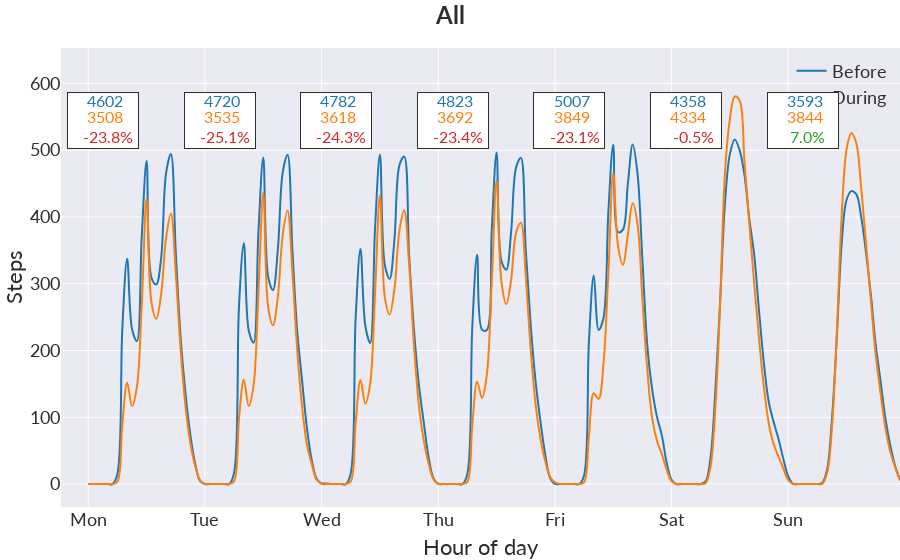
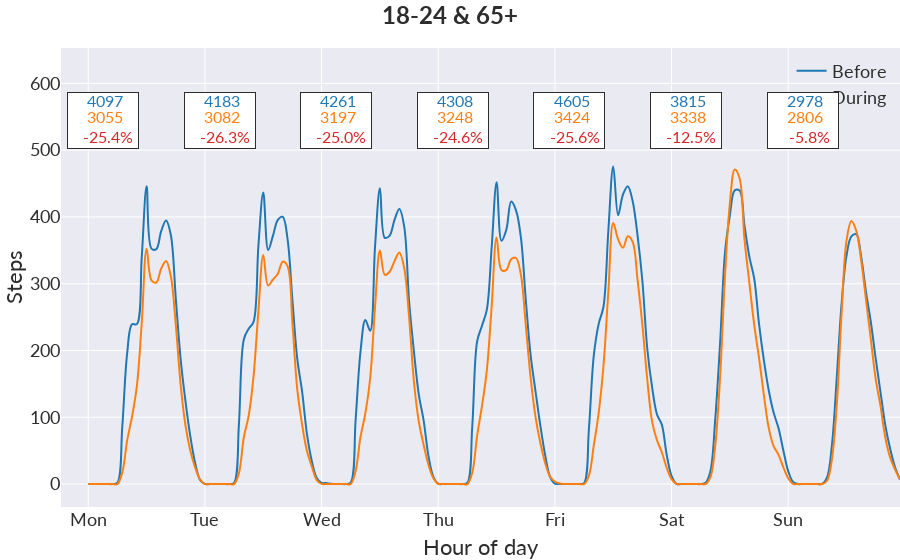
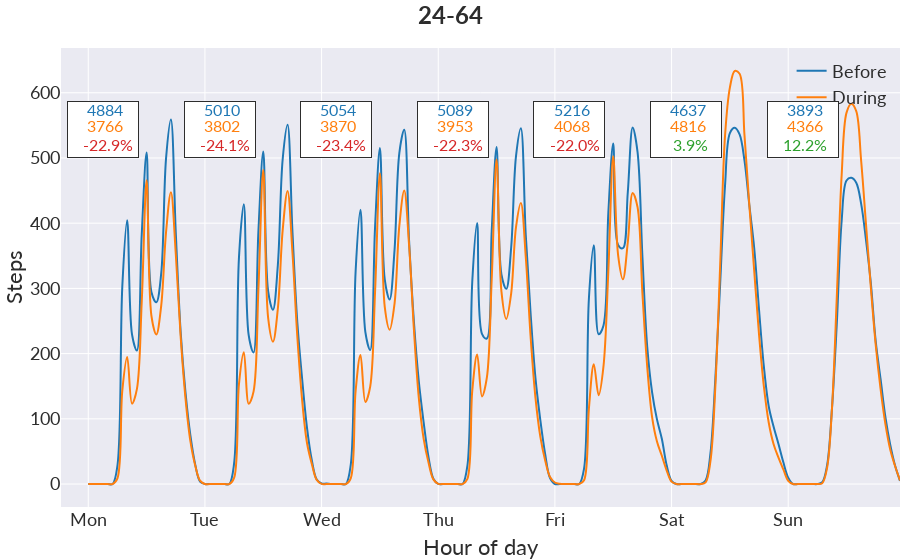

The notebook cell these images were saved under, in order:
### Code cell
# users = df[df['work_age'] == True]
show_plot(df, 'All')
show_plot(df[df['work_age'] == False], '18-24 & 65+')
show_plot(df[df['work_age'] == True], '24-64')

### Figure 1 — Plotly figure (JSON) as saved in the notebook; plotly's stock layout.template omitted (floating-point values rounded to 4 significant figures; data arrays with more than 128 entries replaced by an {"elided": "..."} marker saying what was removed)
{"data": [{"hovertemplate": "period=Before<br>hour=%{x}<br>value=%{y}<extra></extra>", "legendgroup": "Before", "line": {"color": "#1F77B4", "dash": "solid", "shape": "spline"}, "marker": {"symbol": "circle"}, "mode": "lines", "name": "Before", "orientation": "v", "showlegend": true, "type": "scatter", "x": {"elided": "168 int values"}, "xaxis": "x", "y": {"elided": "168 float values"}, "yaxis": "y"}, {"hovertemplate": "period=During<br>hour=%{x}<br>value=%{y}<extra></extra>", "legendgroup": "During", "line": {"color": "#FF7F0E", "dash": "solid", "shape": "spline"}, "marker": {"symbol": "circle"}, "mode": "lines", "name": "During", "orientation": "v", "showlegend": true, "type": "scatter", "x": {"elided": "168 int values"}, "xaxis": "x", "y": {"elided": "168 float values"}, "yaxis": "y"}], "layout": {"annotations": [{"align": "left", "bgcolor": "white", "bordercolor": "#2D2D2D", "borderpad": 5, "borderwidth": 1, "height": 45, "showarrow": false, "text": "", "width": 60, "x": 3, "y": 544}, {"font": {"color": "#2D2D2D", "size": 18}, "showarrow": false, "text": "", "x": 2, "y": 650}, {"font": {"color": "#1F77B4", "size": 16}, "showarrow": false, "text": "      4602", "x": 1, "y": 575}, {"font": {"color": "#FF7F0E", "size": 16}, "showarrow": false, "text": "      3508", "x": 1, "y": 550}, {"font": {"color": "#D62728", "size": 16}, "showarrow": false, "text": "     -23.8%", "x": 2, "y": 520}, {"align": "left", "bgcolor": "white", "bordercolor": "#2D2D2D", "borderpad": 5, "borderwidth": 1, "height": 45, "showarrow": false, "text": "", "width": 60, "x": 27, "y": 544}, {"font": {"color": "#2D2D2D", "size": 18}, "showarrow": false, "text": "", "x": 26, "y": 650}, {"font": {"color": "#1F77B4", "size": 16}, "showarrow": false, "text": "      4720", "x": 25, "y": 575}, {"font": {"color": "#FF7F0E", "size": 16}, "showarrow": false, "text": "      3535", "x": 25, "y": 550}, {"font": {"color": "#D62728", "size": 16}, "showarrow": false, "text": "     -25.1%", "x": 26, "y": 520}, {"align": "left", "bgcolor": "white", "bordercolor": "#2D2D2D", "borderpad": 5, "borderwidth": 1, "height": 45, "showarrow": false, "text": "", "width": 60, "x": 51, "y": 544}, {"font": {"color": "#2D2D2D", "size": 18}, "showarrow": false, "text": "", "x": 50, "y": 650}, {"font": {"color": "#1F77B4", "size": 16}, "showarrow": false, "text": "      4782", "x": 49, "y": 575}, {"font": {"color": "#FF7F0E", "size": 16}, "showarrow": false, "text": "      3618", "x": 49, "y": 550}, {"font": {"color": "#D62728", "size": 16}, "showarrow": false, "text": "     -24.3%", "x": 50, "y": 520}, {"align": "left", "bgcolor": "white", "bordercolor": "#2D2D2D", "borderpad": 5, "borderwidth": 1, "height": 45, "showarrow": false, "text": "", "width": 60, "x": 75, "y": 544}, {"font": {"color": "#2D2D2D", "size": 18}, "showarrow": false, "text": "", "x": 74, "y": 650}, {"font": {"color": "#1F77B4", "size": 16}, "showarrow": false, "text": "      4823", "x": 73, "y": 575}, {"font": {"color": "#FF7F0E", "size": 16}, "showarrow": false, "text": "      3692", "x": 73, "y": 550}, {"font": {"color": "#D62728", "size": 16}, "showarrow": false, "text": "     -23.4%", "x": 74, "y": 520}, {"align": "left", "bgcolor": "white", "bordercolor": "#2D2D2D", "borderpad": 5, "borderwidth": 1, "height": 45, "showarrow": false, "text": "", "width": 60, "x": 99, "y": 544}, {"font": {"color": "#2D2D2D", "size": 18}, "showarrow": false, "text": "", "x": 98, "y": 650}, {"font": {"color": "#1F77B4", "size": 16}, "showarrow": false, "text": "      5007", "x": 97, "y": 575}, {"font": {"color": "#FF7F0E", "size": 16}, "showarrow": false, "text": "      3849", "x": 97, "y": 550}, {"font": {"color": "#D62728", "size": 16}, "showarrow": false, "text": "     -23.1%", "x": 98, "y": 520}, {"align": "left", "bgcolor": "white", "bordercolor": "#2D2D2D", "borderpad": 5, "borderwidth": 1, "height": 45, "showarrow": false, "text": "", "width": 60, "x": 123, "y": 544}, {"font": {"color": "#2D2D2D", "size": 18}, "showarrow": false, "text": "", "x": 122, "y": 650}, {"font": {"color": "#1F77B4", "size": 16}, "showarrow": false, "text": "      4358", "x": 121, "y": 575}, {"font": {"color": "#FF7F0E", "size": 16}, "showarrow": false, "text": "      4334", "x": 121, "y": 550}, {"font": {"color": "#D62728", "size": 16}, "showarrow": false, "text": "      -0.5%", "x": 122, "y": 520}, {"align": "left", "bgcolor": "white", "bordercolor": "#2D2D2D", "borderpad": 5, "borderwidth": 1, "height": 45, "showarrow": false, "text": "", "width": 60, "x": 147, "y": 544}, {"font": {"color": "#2D2D2D", "size": 18}, "showarrow": false, "text": "", "x": 146, "y": 650}, {"font": {"color": "#1F77B4", "size": 16}, "showarrow": false, "text": "      3593", "x": 145, "y": 575}, {"font": {"color": "#FF7F0E", "size": 16}, "showarrow": false, "text": "      3844", "x": 145, "y": 550}, {"font": {"color": "#2CA02C", "size": 16}, "showarrow": false, "text": "       7.0%", "x": 145, "y": 520}], "autosize": true, "font": {"color": "#2D2D2D", "family": "Lato, sans-serif", "size": 18}, "legend": {"bgcolor": "rgba(255,255,255, 0.0)", "title": {}, "tracegroupgap": 0, "x": 0.99, "xanchor": "right", "y": 0.99, "yanchor": "top"}, "margin": {"b": 32, "l": 0, "r": 0, "t": 48}, "title": {"font": {"size": 24}, "text": "<b>All</b>"}, "xaxis": {"anchor": "y", "autorange": true, "domain": [0, 1], "range": [-1.843, 167], "tickfont": {"size": 18}, "tickformat": "%b %Y", "ticktext": ["Mon", "Tue", "Wed", "Thu", "Fri", "Sat", "Sun"], "tickvals": [0, 24, 48, 72, 96, 120, 144], "title": {"text": "Hour of day"}, "type": "linear"}, "yaxis": {"anchor": "x", "autorange": true, "domain": [0, 1], "range": [-34.39, 653.4], "tickfont": {"size": 18}, "title": {"text": "Steps"}, "type": "linear"}}}

### Figure 2 — Plotly figure (JSON) as saved in the notebook; plotly's stock layout.template omitted (floating-point values rounded to 4 significant figures; data arrays with more than 128 entries replaced by an {"elided": "..."} marker saying what was removed)
{"data": [{"hovertemplate": "period=Before<br>hour=%{x}<br>value=%{y}<extra></extra>", "legendgroup": "Before", "line": {"color": "#1F77B4", "dash": "solid", "shape": "spline"}, "marker": {"symbol": "circle"}, "mode": "lines", "name": "Before", "orientation": "v", "showlegend": true, "type": "scatter", "x": {"elided": "168 int values"}, "xaxis": "x", "y": {"elided": "168 float values"}, "yaxis": "y"}, {"hovertemplate": "period=During<br>hour=%{x}<br>value=%{y}<extra></extra>", "legendgroup": "During", "line": {"color": "#FF7F0E", "dash": "solid", "shape": "spline"}, "marker": {"symbol": "circle"}, "mode": "lines", "name": "During", "orientation": "v", "showlegend": true, "type": "scatter", "x": {"elided": "168 int values"}, "xaxis": "x", "y": {"elided": "168 float values"}, "yaxis": "y"}], "layout": {"annotations": [{"align": "left", "bgcolor": "white", "bordercolor": "#2D2D2D", "borderpad": 5, "borderwidth": 1, "height": 45, "showarrow": false, "text": "", "width": 60, "x": 3, "y": 544}, {"font": {"color": "#2D2D2D", "size": 18}, "showarrow": false, "text": "", "x": 2, "y": 650}, {"font": {"color": "#1F77B4", "size": 16}, "showarrow": false, "text": "      4097", "x": 1, "y": 575}, {"font": {"color": "#FF7F0E", "size": 16}, "showarrow": false, "text": "      3055", "x": 1, "y": 550}, {"font": {"color": "#D62728", "size": 16}, "showarrow": false, "text": "     -25.4%", "x": 2, "y": 520}, {"align": "left", "bgcolor": "white", "bordercolor": "#2D2D2D", "borderpad": 5, "borderwidth": 1, "height": 45, "showarrow": false, "text": "", "width": 60, "x": 27, "y": 544}, {"font": {"color": "#2D2D2D", "size": 18}, "showarrow": false, "text": "", "x": 26, "y": 650}, {"font": {"color": "#1F77B4", "size": 16}, "showarrow": false, "text": "      4183", "x": 25, "y": 575}, {"font": {"color": "#FF7F0E", "size": 16}, "showarrow": false, "text": "      3082", "x": 25, "y": 550}, {"font": {"color": "#D62728", "size": 16}, "showarrow": false, "text": "     -26.3%", "x": 26, "y": 520}, {"align": "left", "bgcolor": "white", "bordercolor": "#2D2D2D", "borderpad": 5, "borderwidth": 1, "height": 45, "showarrow": false, "text": "", "width": 60, "x": 51, "y": 544}, {"font": {"color": "#2D2D2D", "size": 18}, "showarrow": false, "text": "", "x": 50, "y": 650}, {"font": {"color": "#1F77B4", "size": 16}, "showarrow": false, "text": "      4261", "x": 49, "y": 575}, {"font": {"color": "#FF7F0E", "size": 16}, "showarrow": false, "text": "      3197", "x": 49, "y": 550}, {"font": {"color": "#D62728", "size": 16}, "showarrow": false, "text": "     -25.0%", "x": 50, "y": 520}, {"align": "left", "bgcolor": "white", "bordercolor": "#2D2D2D", "borderpad": 5, "borderwidth": 1, "height": 45, "showarrow": false, "text": "", "width": 60, "x": 75, "y": 544}, {"font": {"color": "#2D2D2D", "size": 18}, "showarrow": false, "text": "", "x": 74, "y": 650}, {"font": {"color": "#1F77B4", "size": 16}, "showarrow": false, "text": "      4308", "x": 73, "y": 575}, {"font": {"color": "#FF7F0E", "size": 16}, "showarrow": false, "text": "      3248", "x": 73, "y": 550}, {"font": {"color": "#D62728", "size": 16}, "showarrow": false, "text": "     -24.6%", "x": 74, "y": 520}, {"align": "left", "bgcolor": "white", "bordercolor": "#2D2D2D", "borderpad": 5, "borderwidth": 1, "height": 45, "showarrow": false, "text": "", "width": 60, "x": 99, "y": 544}, {"font": {"color": "#2D2D2D", "size": 18}, "showarrow": false, "text": "", "x": 98, "y": 650}, {"font": {"color": "#1F77B4", "size": 16}, "showarrow": false, "text": "      4605", "x": 97, "y": 575}, {"font": {"color": "#FF7F0E", "size": 16}, "showarrow": false, "text": "      3424", "x": 97, "y": 550}, {"font": {"color": "#D62728", "size": 16}, "showarrow": false, "text": "     -25.6%", "x": 98, "y": 520}, {"align": "left", "bgcolor": "white", "bordercolor": "#2D2D2D", "borderpad": 5, "borderwidth": 1, "height": 45, "showarrow": false, "text": "", "width": 60, "x": 123, "y": 544}, {"font": {"color": "#2D2D2D", "size": 18}, "showarrow": false, "text": "", "x": 122, "y": 650}, {"font": {"color": "#1F77B4", "size": 16}, "showarrow": false, "text": "      3815", "x": 121, "y": 575}, {"font": {"color": "#FF7F0E", "size": 16}, "showarrow": false, "text": "      3338", "x": 121, "y": 550}, {"font": {"color": "#D62728", "size": 16}, "showarrow": false, "text": "     -12.5%", "x": 122, "y": 520}, {"align": "left", "bgcolor": "white", "bordercolor": "#2D2D2D", "borderpad": 5, "borderwidth": 1, "height": 45, "showarrow": false, "text": "", "width": 60, "x": 147, "y": 544}, {"font": {"color": "#2D2D2D", "size": 18}, "showarrow": false, "text": "", "x": 146, "y": 650}, {"font": {"color": "#1F77B4", "size": 16}, "showarrow": false, "text": "      2978", "x": 145, "y": 575}, {"font": {"color": "#FF7F0E", "size": 16}, "showarrow": false, "text": "      2806", "x": 145, "y": 550}, {"font": {"color": "#D62728", "size": 16}, "showarrow": false, "text": "      -5.8%", "x": 146, "y": 520}], "autosize": true, "font": {"color": "#2D2D2D", "family": "Lato, sans-serif", "size": 18}, "legend": {"bgcolor": "rgba(255,255,255, 0.0)", "title": {}, "tracegroupgap": 0, "x": 0.99, "xanchor": "right", "y": 0.99, "yanchor": "top"}, "margin": {"b": 32, "l": 0, "r": 0, "t": 48}, "title": {"font": {"size": 24}, "text": "<b>18-24 & 65+</b>"}, "xaxis": {"anchor": "y", "autorange": true, "domain": [0, 1], "range": [-1.843, 167], "tickfont": {"size": 18}, "tickformat": "%b %Y", "ticktext": ["Mon", "Tue", "Wed", "Thu", "Fri", "Sat", "Sun"], "tickvals": [0, 24, 48, 72, 96, 120, 144], "title": {"text": "Hour of day"}, "type": "linear"}, "yaxis": {"anchor": "x", "autorange": true, "domain": [0, 1], "range": [-34.39, 653.4], "tickfont": {"size": 18}, "title": {"text": "Steps"}, "type": "linear"}}}

### Figure 3 — Plotly figure (JSON) as saved in the notebook; plotly's stock layout.template omitted (floating-point values rounded to 4 significant figures; data arrays with more than 128 entries replaced by an {"elided": "..."} marker saying what was removed)
{"data": [{"hovertemplate": "period=Before<br>hour=%{x}<br>value=%{y}<extra></extra>", "legendgroup": "Before", "line": {"color": "#1F77B4", "dash": "solid", "shape": "spline"}, "marker": {"symbol": "circle"}, "mode": "lines", "name": "Before", "orientation": "v", "showlegend": true, "type": "scatter", "x": {"elided": "168 int values"}, "xaxis": "x", "y": {"elided": "168 float values"}, "yaxis": "y"}, {"hovertemplate": "period=During<br>hour=%{x}<br>value=%{y}<extra></extra>", "legendgroup": "During", "line": {"color": "#FF7F0E", "dash": "solid", "shape": "spline"}, "marker": {"symbol": "circle"}, "mode": "lines", "name": "During", "orientation": "v", "showlegend": true, "type": "scatter", "x": {"elided": "168 int values"}, "xaxis": "x", "y": {"elided": "168 float values"}, "yaxis": "y"}], "layout": {"annotations": [{"align": "left", "bgcolor": "white", "bordercolor": "#2D2D2D", "borderpad": 5, "borderwidth": 1, "height": 45, "showarrow": false, "text": "", "width": 60, "x": 3, "y": 544}, {"font": {"color": "#2D2D2D", "size": 18}, "showarrow": false, "text": "", "x": 2, "y": 650}, {"font": {"color": "#1F77B4", "size": 16}, "showarrow": false, "text": "      4884", "x": 1, "y": 575}, {"font": {"color": "#FF7F0E", "size": 16}, "showarrow": false, "text": "      3766", "x": 1, "y": 550}, {"font": {"color": "#D62728", "size": 16}, "showarrow": false, "text": "     -22.9%", "x": 2, "y": 520}, {"align": "left", "bgcolor": "white", "bordercolor": "#2D2D2D", "borderpad": 5, "borderwidth": 1, "height": 45, "showarrow": false, "text": "", "width": 60, "x": 27, "y": 544}, {"font": {"color": "#2D2D2D", "size": 18}, "showarrow": false, "text": "", "x": 26, "y": 650}, {"font": {"color": "#1F77B4", "size": 16}, "showarrow": false, "text": "      5010", "x": 25, "y": 575}, {"font": {"color": "#FF7F0E", "size": 16}, "showarrow": false, "text": "      3802", "x": 25, "y": 550}, {"font": {"color": "#D62728", "size": 16}, "showarrow": false, "text": "     -24.1%", "x": 26, "y": 520}, {"align": "left", "bgcolor": "white", "bordercolor": "#2D2D2D", "borderpad": 5, "borderwidth": 1, "height": 45, "showarrow": false, "text": "", "width": 60, "x": 51, "y": 544}, {"font": {"color": "#2D2D2D", "size": 18}, "showarrow": false, "text": "", "x": 50, "y": 650}, {"font": {"color": "#1F77B4", "size": 16}, "showarrow": false, "text": "      5054", "x": 49, "y": 575}, {"font": {"color": "#FF7F0E", "size": 16}, "showarrow": false, "text": "      3870", "x": 49, "y": 550}, {"font": {"color": "#D62728", "size": 16}, "showarrow": false, "text": "     -23.4%", "x": 50, "y": 520}, {"align": "left", "bgcolor": "white", "bordercolor": "#2D2D2D", "borderpad": 5, "borderwidth": 1, "height": 45, "showarrow": false, "text": "", "width": 60, "x": 75, "y": 544}, {"font": {"color": "#2D2D2D", "size": 18}, "showarrow": false, "text": "", "x": 74, "y": 650}, {"font": {"color": "#1F77B4", "size": 16}, "showarrow": false, "text": "      5089", "x": 73, "y": 575}, {"font": {"color": "#FF7F0E", "size": 16}, "showarrow": false, "text": "      3953", "x": 73, "y": 550}, {"font": {"color": "#D62728", "size": 16}, "showarrow": false, "text": "     -22.3%", "x": 74, "y": 520}, {"align": "left", "bgcolor": "white", "bordercolor": "#2D2D2D", "borderpad": 5, "borderwidth": 1, "height": 45, "showarrow": false, "text": "", "width": 60, "x": 99, "y": 544}, {"font": {"color": "#2D2D2D", "size": 18}, "showarrow": false, "text": "", "x": 98, "y": 650}, {"font": {"color": "#1F77B4", "size": 16}, "showarrow": false, "text": "      5216", "x": 97, "y": 575}, {"font": {"color": "#FF7F0E", "size": 16}, "showarrow": false, "text": "      4068", "x": 97, "y": 550}, {"font": {"color": "#D62728", "size": 16}, "showarrow": false, "text": "     -22.0%", "x": 98, "y": 520}, {"align": "left", "bgcolor": "white", "bordercolor": "#2D2D2D", "borderpad": 5, "borderwidth": 1, "height": 45, "showarrow": false, "text": "", "width": 60, "x": 123, "y": 544}, {"font": {"color": "#2D2D2D", "size": 18}, "showarrow": false, "text": "", "x": 122, "y": 650}, {"font": {"color": "#1F77B4", "size": 16}, "showarrow": false, "text": "      4637", "x": 121, "y": 575}, {"font": {"color": "#FF7F0E", "size": 16}, "showarrow": false, "text": "      4816", "x": 121, "y": 550}, {"font": {"color": "#2CA02C", "size": 16}, "showarrow": false, "text": "       3.9%", "x": 121, "y": 520}, {"align": "left", "bgcolor": "white", "bordercolor": "#2D2D2D", "borderpad": 5, "borderwidth": 1, "height": 45, "showarrow": false, "text": "", "width": 60, "x": 147, "y": 544}, {"font": {"color": "#2D2D2D", "size": 18}, "showarrow": false, "text": "", "x": 146, "y": 650}, {"font": {"color": "#1F77B4", "size": 16}, "showarrow": false, "text": "      3893", "x": 145, "y": 575}, {"font": {"color": "#FF7F0E", "size": 16}, "showarrow": false, "text": "      4366", "x": 145, "y": 550}, {"font": {"color": "#2CA02C", "size": 16}, "showarrow": false, "text": "      12.2%", "x": 145, "y": 520}], "autosize": true, "font": {"color": "#2D2D2D", "family": "Lato, sans-serif", "size": 18}, "legend": {"bgcolor": "rgba(255,255,255, 0.0)", "title": {}, "tracegroupgap": 0, "x": 0.99, "xanchor": "right", "y": 0.99, "yanchor": "top"}, "margin": {"b": 32, "l": 0, "r": 0, "t": 48}, "title": {"font": {"size": 24}, "text": "<b>24-64</b>"}, "xaxis": {"anchor": "y", "autorange": true, "domain": [0, 1], "range": [-1.843, 167], "tickfont": {"size": 18}, "tickformat": "%b %Y", "ticktext": ["Mon", "Tue", "Wed", "Thu", "Fri", "Sat", "Sun"], "tickvals": [0, 24, 48, 72, 96, 120, 144], "title": {"text": "Hour of day"}, "type": "linear"}, "yaxis": {"anchor": "x", "autorange": true, "domain": [0, 1], "range": [-35.19, 668.6], "tickfont": {"size": 18}, "title": {"text": "Steps"}, "type": "linear"}}}
